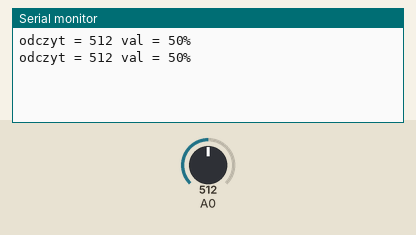
Recording of a sketch running on a simulated Arduino Uno, built with avr-gcc and run on an emulated ATmega328P. On the bench: the last lines printed to the serial monitor. The inputs (shaded band) are chosen by the test bench; at power-on: A0 = 512.

Above: at 1.8 s.
1.9 s: A0 set to 716
At 2.5 s:
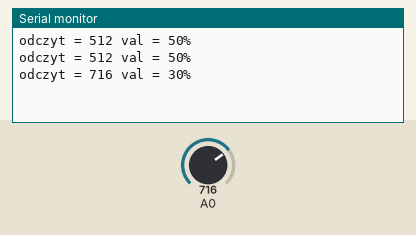
3.4 s: A0 set to 900
At 4.8 s:
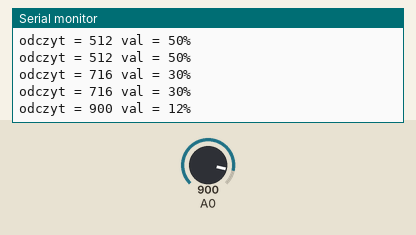
Timing chart, 0 to 6.4 s (numbered marks = the images above; inputs shaded):
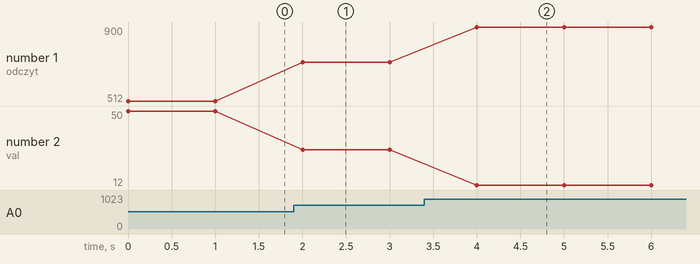

The sketch:

sketch_jun10a.ino
```cpp
void setup(){
Serial.begin(9600);
}

void loop() {
  // 1023 = max > humidity = 0 %
  // 0 = min > humidity = 100%
int sensorReading= analogRead(A0);
int val = -0.097 * sensorReading+100;
Serial.print("odczyt = ");
Serial.print (sensorReading);
Serial.print(" val = ");
Serial.print ( val);
Serial.println("%");
delay(1000);


}
```

Measured:
- after the input at 1.9 s, the serial monitor: prints a new line after 0.10 s (image 1)
- after the input at 3.4 s, the serial monitor: prints a new line after 0.60 s (image 2)
- plotted number 1: 512 → 716 after the input at 1.9 s, 716 → 900 after the input at 3.4 s
- plotted number 2: 50 → 30 after the input at 1.9 s, 30 → 12 after the input at 3.4 s
